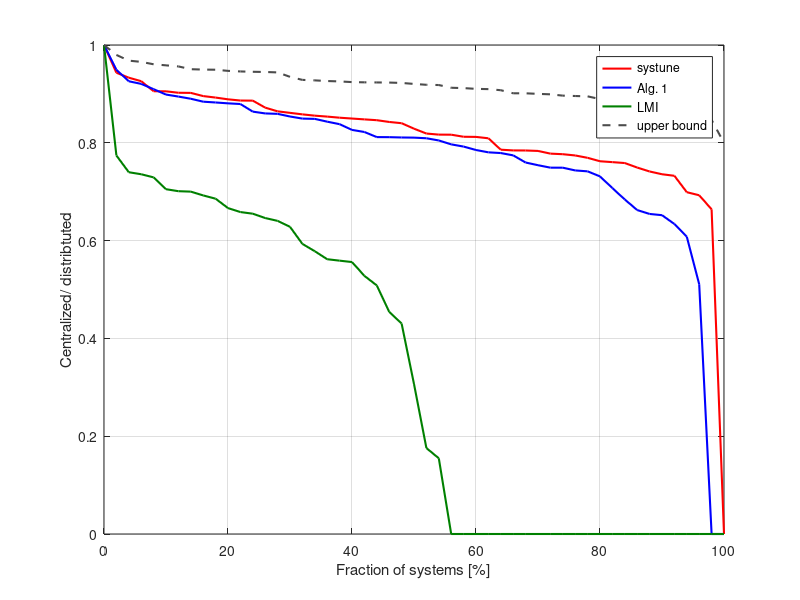
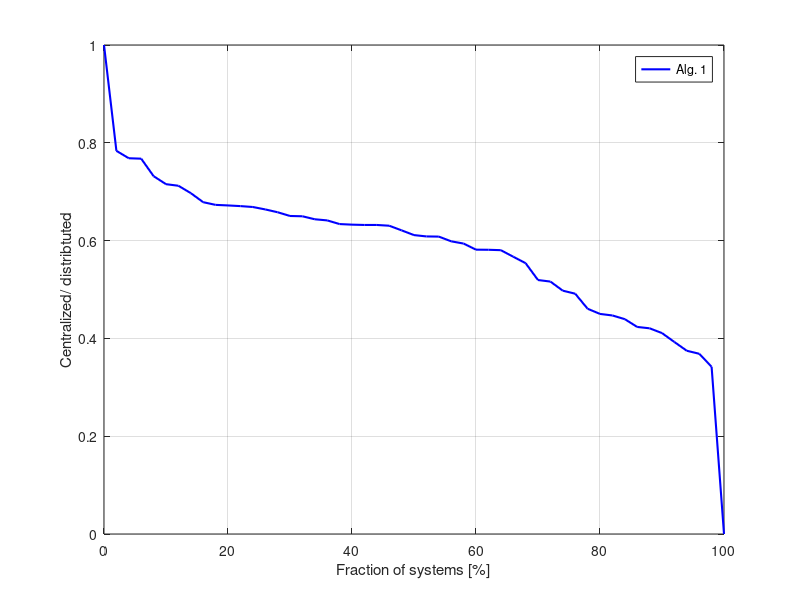
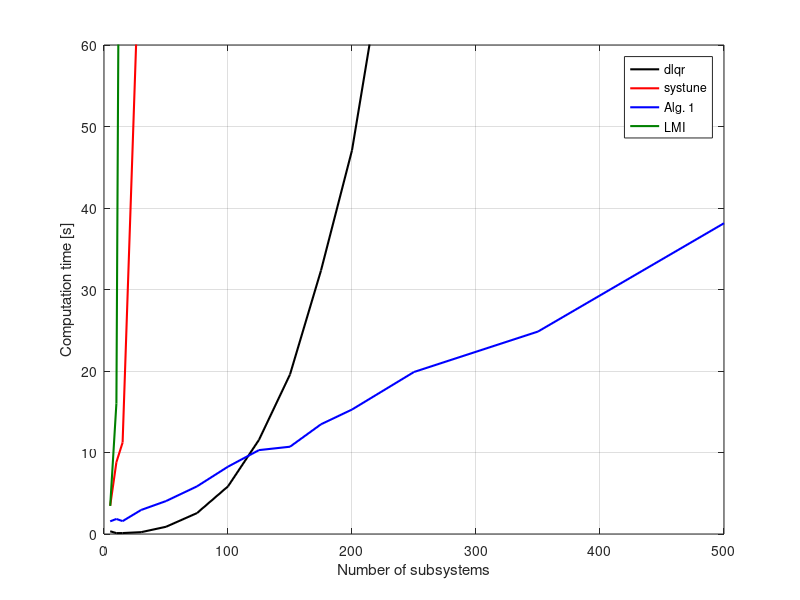
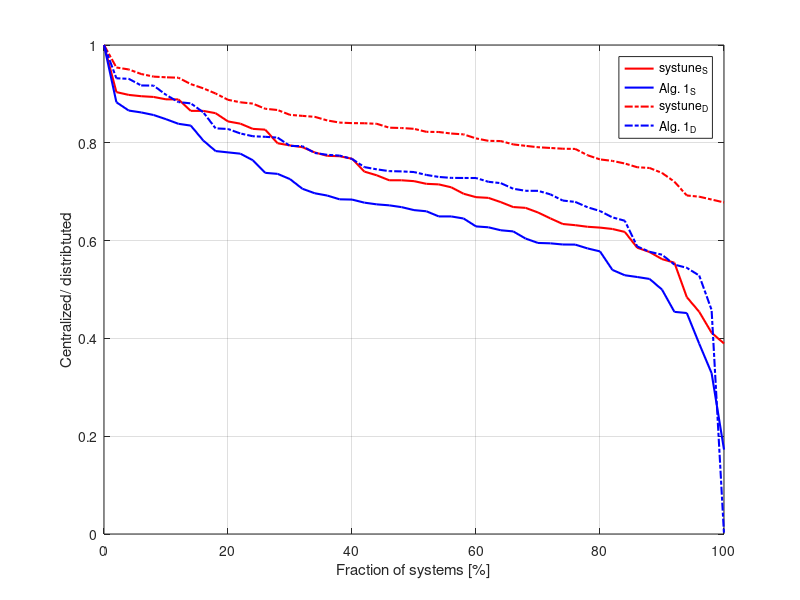

The MATLAB source for these figures, in order:
%%%%%%%%%%%%%%%%%%%%%%%%%%%%%%%%%%%%%%%%%%%%%%%%%%
% For paper, "A Gradient Descent Method for Finite Horizon Distributed Control of Discrete Time Systems" by S. Heinke and H. Werner.
% Copyright (c) Institute of Control Systems, Hamburg University of Technology. All rights reserved.
% Licensed under GPLv3. See License.txt in the project root for license information.
% Author: Simon Heinke
%%%%%%%%%%%%%%%%%%%%%%%%%%%%%%%%%%%%%%%%%%%%%%%%%%
clear all; close all; clc

%% Figure 1
load('Data_sf.mat')
figure(1)
plot(100*x_,G2_,'r','LineWidth',1.5)
hold on
grid on
box on
plot(100*x_,G3_,'b','LineWidth',1.5)
plot(100*x_,G4_,'color',[0,0.5,0],'LineWidth',1.5)
plot(100*x_,G5_,'--','color',[0.3,0.3,0.3],'LineWidth',1.5)
legend('systune','Alg. 1','LMI','upper bound')
xlabel('Fraction of systems [%]')
ylabel('Centralized/ distribtuted')

%% Figure 2
load('Data_sf_Case2.mat')
figure(2)
plot(100*x_,G_,'b','LineWidth',1.5)
grid on
box on
legend('Alg. 1')
xlabel('Fraction of systems [%]')
ylabel('Centralized/ distribtuted')
ylim([0 1])

%% Figure 3
load('Data_sf_comp.mat')
figure(3)
plot(Ni(1:N_dlqr),t1,'k','LineWidth',1.5)
hold on
grid on
plot(Ni(1:N_systune),t3,'r','LineWidth',1.5)
plot(Ni,t2,'b','LineWidth',1.5)
plot(Ni(1:N_lmi),t4,'color',[0 0.5 0],'LineWidth',1.5)
legend('dlqr','systune','Alg. 1','LMI')
xlabel('Number of subsystems')
ylabel('Computation time [s]')
ylim([0 60])

%% Figure 4
load('Data_of.mat')
figure(4)
plot(100*x_,P3_,'r','LineWidth',1.5)
hold on
grid on
box on
plot(100*x_,P1_,'b','LineWidth',1.5)
plot(100*x_,P4_,'r-.','LineWidth',1.5)
plot(100*x_,P2_,'b-.','LineWidth',1.5)
legend('systune_S','Alg. 1_S','systune_D','Alg. 1_D')
xlabel('Fraction of systems [%]')

ylabel('Centralized/ distribtuted')
ylim([0 1])

%% Figure 5
load('Data_of_comp.mat')
figure(5)
plot(Ni(1:N_h2syn),t1_,'k','LineWidth',1.5)
hold on
grid on
plot(Ni(1:N_systune_sof),t4_,'r','LineWidth',1.5)
plot(Ni,t2_,'b','LineWidth',1.5)
plot(Ni(1:N_systune_dof),t5_,'r-.','LineWidth',1.5)
plot(Ni(1:N_dof),t3_,'b-.','LineWidth',1.5)
legend('h2syn','systune_S','Alg. 1_S','systune_D','Alg. 1_D')
xlabel('Number of subsystems')
ylabel('Computation time [s]')
ylim([0 60])

